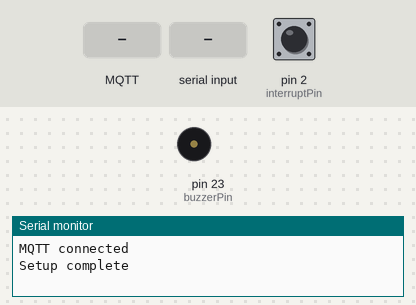
Recording of a sketch running on a simulated Arduino Mega 2560, built for the host (arithmetic inside an expression is 32-bit, double 64-bit). Shown: buzzer (waves = sounding, pin HIGH), the last lines printed to the serial monitor. Inputs (shaded band) come from the test bench; at power-on: pin 2 (interruptPin) LOW. No MQTT or app messages arrive unless stated; the modem accepts every AT command (registered, SIM ready, sends succeed) and sends nothing else.

Above: at 2.3 s.
2.4 s: MQTT message "ON" arrives on the first subscribed topic
At 3.7 s:
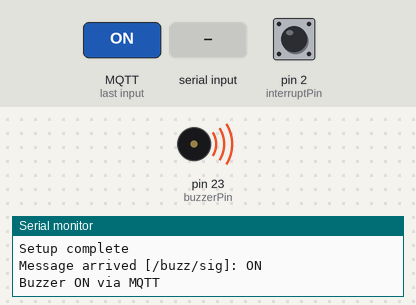
4.1 s: "RING" received over the second serial link
7.2 s: MQTT message "RING" arrives on the first subscribed topic
8.7 s: "ON" received over the second serial link
11.8 s: MQTT message "OFF" arrives on the first subscribed topic
14.9 s: "OFF" received over the second serial link
Timing chart, 0 to 17.9 s (numbered marks = the images above; inputs shaded):
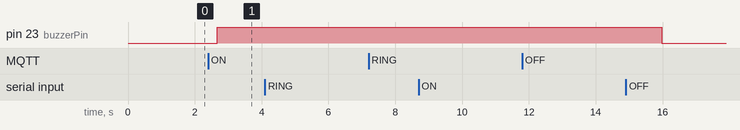

Measured:
- after the input at 2.4 s, pin 23 (buzzerPin): LOW → HIGH after 0.27 s

The sketch:

finalgsm_copy_20240814123303.ino
```cpp
int interruptPin = 2;//set the interupt pin
volatile bool interruptFlag = false;

int call_count=1;//flags
int first_interupt_flag=1;//intilizing gsm interuptflag
String phoneNumber="+919080991747";
#define TINY_GSM_MODEM_SIM800
//we cannot directly uses the hardware serial of arduino(serial data of arduino and gsm collide ) so i use the software serial
#include <SoftwareSerial.h>
/*Sending and receiving SMS messages
Making and receiving voice calls
Connecting to the internet via GPRS
Using TCP/UDP protocols for communication
Handling MQTT communication*/
#include <TinyGsmClient.h>
//PubSubClient is a popular MQTT client library that allows you to connect your Arduino to an MQTT broker and publish or subscribe to MQTT topics.
#include <PubSubClient.h>

// Define software serial pins for GSM module
SoftwareSerial gsmSerial(7, 8);  // RX, TX

/*Debugging Output: When you define TINY_GSM_DEBUG and set it to Serial, the TinyGSM library will print debug information to the serial monitor.
This can include details about the AT commands being sent to the GSM module, responses received, and other internal processes.

Serial Monitor Viewing: By setting it to Serial, you can view the debugging information on your computer's serial monitor
(e.g., using the Arduino IDE's Serial Monitor) to understand what's happening in the background when your Arduino communicates with the GSM module.*/

#define TINY_GSM_DEBUG Serial

// Buzzer Pin
const int buzzerPin = 23;

// GSM and MQTT settings
const char* broker = "new-iot.cloud.shiftr.io";
const char* mqttUsername = "new-iot";
const char* mqttPassword = "dn3WXRPJD77svMgG";
const char* apn = "airtelgprs.com";
const char* gprsUser = "";
const char* gprsPass = "";

const char* topicOutput1 = "/buzz/sig";//to to give input
//const char* topicState = "/buzz/state";//to get the state

// GSM and MQTT clients
TinyGsm modem(gsmSerial);
TinyGsmClient gsmClient(modem);
PubSubClient mqttClient(gsmClient);


void setup() {
  pinMode(interruptPin, INPUT);// set as interupt pin in input
  Serial.begin(9600);  // Initialize serial communication

  // Attach interrupt to pin 2, trigger on RISING signal and FALLING signal
  attachInterrupt(digitalPinToInterrupt(interruptPin), handleInterrupt, RISING);// interupt activate when the state chages

  gsmSerial.begin(9600);       // Start serial communication for GSM module
  pinMode(buzzerPin, OUTPUT);  // Set buzzer pin as output

  Serial.println("Initializing GSM...");
  if (!initializeGSM()) {
    Serial.println("GSM initialization failed.");
    while (true)
      ;
  }

  Serial.println("Connecting to GPRS...");
  if (!connectGPRS()) {
    Serial.println("GPRS connection failed.");
    while (true)
      ;
  }

  mqttClient.setServer(broker, 1883);
  mqttClient.setCallback(mqttCallback);

  Serial.println("Connecting to MQTT...");
  if (!connectMQTT()) {
    Serial.println("MQTT connection failed.");
    while (true)
      ;
  }

  Serial.println("Setup complete");
}

void loop() {
  // Handle MQTT connection
  if (!mqttClient.connected()) {
    reconnectMQTT();

  }
  mqttClient.loop();


    if (interruptFlag) {//only interupt flag is true
      Serial.println("Interrupt detected!");
      interruptFlag = false;  // Reset interrupt flag
      handleGSMEvent();       // Handle GSM event

    }


  delay(500);  // Add a small delay to prevent flooding
    if (gsmSerial.available() > 0) {// check for the data in gsmserial
      String incomingData = gsmSerial.readString();// read data and store it as string
      //call first time buzzer on and call second time buzzer off
      if (incomingData.indexOf("RING") != -1) {// string is RING then call in occured
        Serial.println("Incoming call detected.");
        if(call_count%2==1){// odd for on
        digitalWrite(buzzerPin, HIGH);// buzzer on
        Serial.println("buzzer on");
        delay(1000);
        gsmSerial.println("ATH\r");
        SendMessage("buzzer on",phoneNumber);//send on  message

        }
        else// even for off
        {
        digitalWrite(buzzerPin, LOW);// buzzer off
        Serial.println("buzzer off");
        delay(1000);
        gsmSerial.println("ATH\r");
        SendMessage("buzzer off",phoneNumber);// send off message

        }
         call_count++;// add the 1 to call_count


      }
       else if(incomingData.indexOf("ON") != -1)// if on through sms
      {
         digitalWrite(buzzerPin, HIGH);  // Turn the buzzer on
        Serial.println("Buzzer on sms");

        // Optional: Send an SMS indicating that the buzzer is on
        SendMessage("Buzzer on sms",phoneNumber);


      }
      else if(incomingData.indexOf("OFF") != -1)// if off through sms
      {
         digitalWrite(buzzerPin, LOW);  // Turn the buzzer on
        Serial.println("Buzzer off sms");

        // Optional: Send an SMS indicating that the buzzer is on
        SendMessage("Buzzer off sms",phoneNumber);
        delay(3000);// small dely
        reconnectMQTT();// connect to mqtt


      }


    }


  }


bool initializeGSM() {
  modem.restart();//used to reset the gsm andstarts with a clean state after an unexpected error or disconnection
  //this was the reson why the ri pin get high after intiliztion but we need this function for unexpected events
  delay(1000);
  //optional
  String modemInfo = modem.getModemInfo();// get the modem info
  Serial.print("Modem Info: ");
  Serial.println(modemInfo);
  return true;
}

bool connectGPRS() {//for connected to mqtt we need gprs
  Serial.print("Connecting to APN: ");
  Serial.println(apn);
  for (int i = 0; i < 5; i++) {  // Retry 5 times
    if (modem.gprsConnect(apn, gprsUser, gprsPass)) {// connecting using the apn
      Serial.println("GPRS connected");
      return true;
    }
    Serial.println("GPRS connection failed, retrying...");// if not connected wait for 5 sec and retry
    delay(5000);
  }
  return false;// return false
}

bool connectMQTT() {// connected to the mqtt
  Serial.print("Connecting to MQTT broker: ");
  Serial.println(broker);
  for (int i = 0; i < 5; i++) {  // Retry 5 times
    if (mqttClient.connect("ArduinoClient", mqttUsername, mqttPassword)) {// connecting to the mqt using the username and password (ArduinoClient)is the name of the client
      Serial.println("MQTT connected");
      mqttClient.subscribe(topicOutput1);// subscribe to the topic to get msg publish in the topic
      //mqttClient.subscribe(topicState);
      return true;
    }
    //fails retry 5 times in the interval of 5 sec
    Serial.print("MQTT connection failed, rc=");
    Serial.print(mqttClient.state());
    Serial.println(" retrying...");
    delay(5000);
  }
  return false;
}

void reconnectMQTT() {
  while (!mqttClient.connected()) {// check the mqtt is not connected
    Serial.print("Attempting MQTT connection...");
    if (connectMQTT()) {// connected to mqtt
      Serial.println("connected");
    } else {// fails retry every  5 sec
      Serial.print("failed, rc=");
      Serial.print(mqttClient.state());
      Serial.println(" try again in 5 seconds");
      delay(5000);
    }
  }
}
// read data from the mqtt broker
void mqttCallback(char* topic, byte* payload, unsigned int length) {
  String message;
  for (unsigned int i = 0; i < length; i++) {
    message += (char)payload[i];//add the data to messge string
  }
  Serial.print("Message arrived [");
  Serial.print(topic);
  Serial.print("]: ");
  Serial.println(message);

  if (String(topic) == topicOutput1) {//check for the messge published topic and subscribed topic are same

    if (message == "ON") {// the is ON on the buzzer
      digitalWrite(buzzerPin, HIGH);
      Serial.println("Buzzer ON via MQTT");
      SendMessage("Buzzer on mqtt",phoneNumber);

    } else if (message == "OFF") {// if the mmsg is off off the buzzer
      digitalWrite(buzzerPin, LOW);
      Serial.println("Buzzer OFF via MQTT");
      SendMessage("Buzzer off mqtt",phoneNumber);
    }
  }
}

void handleInterrupt() {// interupt handling
  first_interupt_flag++;//add 1
  if(first_interupt_flag>3)//the interupt gets activatd only after the first because the initilization of gsm trigger the gsm at first time
  interruptFlag = true;  // Set interrupt flag when the interrupt occurs
}
// for interupt we cannot able to do all operation during interupt spo i set flag
void handleGSMEvent() {
  //Disconnect MQTT to handle GSM event
  mqttClient.disconnect();
  delay(1000);

  Serial.println("Handling GSM event...");

}

void SendMessage(String message,String phoneNumber) {
  gsmSerial.println("AT+CMGF=1");    // Sets the GSM Module in Text Mode
  delay(1000);  // Delay of 1000 milliseconds or 1 second
   gsmSerial.println("AT+CMGS=\"" + phoneNumber + "\"\r"); // Use the provided phone number
  delay(1000);
  gsmSerial.println(message); // The SMS text you want to send
  delay(100);

  Serial.println("Finish");
  gsmSerial.println((char)26); // ASCII code of CTRL+Z
  delay(1000);

  Serial.println("-> SMS Sent");
}
```
